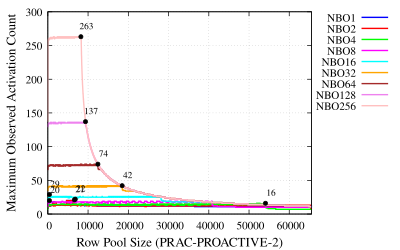

Write the gnuplot code that produced this figure.
# Set terminal to PDF with enhanced font, size, and format
set terminal pdfcairo enhanced font 'Times,12' size 4in, 2.5in
set output 'plot-th-prac2-pro.pdf'

# Set labels for axes
set xlabel 'Row Pool Size (PRAC-PROACTIVE-2)' font 'Times,14'
set ylabel 'Maximum Observed Activation Count' font 'Times,14'

# Set x-axis limit
set xrange [0:65536]

# Enable grid lines
set grid

# Set key outside the plot
set key outside top

# Define custom labels for each file
labels = "NBO1 NBO2 NBO4 NBO8 NBO16 NBO32 NBO64 NBO128 NBO256"

# Function to find the highest point in a data file
highest_point(file) = sprintf('< awk ''{if ($1 != "GroupSize" && ($4 > max || ($4 == max && $1 > x))) {max=$4; x=$1}} END {print x, max}'' %s', file)

# List of files to plot
files = "../NBO1/NBO1-prac2-pro.txt ../NBO2/NBO2-prac2-pro.txt ../NBO4/NBO4-prac2-pro.txt ../NBO8/NBO8-prac2-pro.txt ../NBO16/NBO16-prac2-pro.txt ../NBO32/NBO32-prac2-pro.txt ../NBO64/NBO64-prac2-pro.txt ../NBO128/NBO128-prac2-pro.txt ../NBO256/NBO256-prac2-pro.txt"

# Colors for the plots
colors = "blue red green magenta cyan orange brown violet pink yellow"

# Plot commands with custom labels, colors, line styles, and markers
plot for [i=1:words(files)] word(files, i) using 1:4 with lines lw 2 lc rgb word(colors, i) title word(labels, i), \
     for [i=1:words(files)] highest_point(word(files, i)) using 1:2 with points pointtype 7 pointsize 0.5 lc rgb "black" notitle, \
     for [i=1:words(files)] highest_point(word(files, i)) using 1:2:(sprintf("%.0f", $2)) with labels offset char 1, char 1 font 'Times,10' notitle
